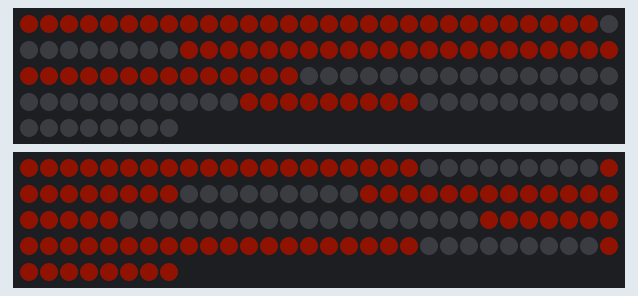
A sketch run on a simulated ESP32. On the bench: 2 × 128 RGB LEDs in strip order, left to right, continuing on the next row. Dim RGB values are drawn brighter than linear; WiFi joins after 1.5 s; servers stay silent unless stated; the local clock reads 2024-03-15 10:24:30 at power-on unless the sketch sets it; what the sketch prints to the serial monitor is not drawn.

Above: at 1.6 s.
At 121.6 s:
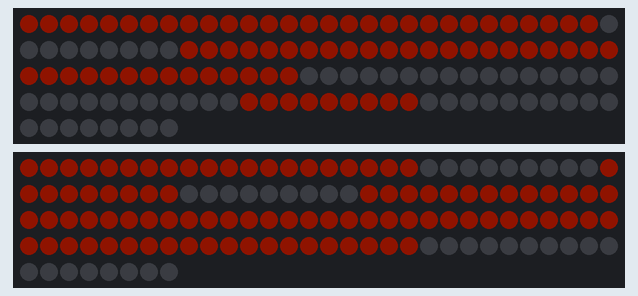

Measured:
- what the display in image 0 shows lasts 60.0 s, from 1.5 s to 61.5 s

The sketch:

7_segment_clock.ino
```cpp
#include <FastLED.h>
#include <WiFi.h>
#include "time.h"

#define NUM_LEDS 128
#define DATA_PIN_LEFT 19
#define DATA_PIN_RIGHT 32

const char* ssid       = "2=={::::::::::>";
const char* password   = "7NBMXRTKEP";

const char* ntpServer = "pool.ntp.org";
const long  gmtOffset_sec = 43200;
const int   daylightOffset_sec = 0; //3600

byte hour;
byte minute;

bool separatorsOn = false;

CRGB ledsLeft[NUM_LEDS];
CRGB ledsRight[NUM_LEDS];

/*

         A
        ----
      F \    \ B
         \____\
        E \ G  \ C
           \____\
              D

HOUR
DOT 0,1
B 2,10
A 11,19
F 20,28
G 29,37
C 38,46
D 47,55
E 56,64
B 65,73
A 74,82
F 83,91
G 92,100
C 101,109
D 110,118
E 119,127

MINUTE
DOT 0,1
E 2,10
D 11,19
C 20,28
G 29,37
F 38,46
A 47,55
B 56,64
E 65,73
D 74,82
C 83,91
G 92,100
F 101,109
A 110,118
B 119,127

0 ABCDEF
1 BC
2 ABDEG
3 ABCDG
4 BCFG
5 ACDFG
6 CDEFG
7 ABC
8 ABCDEFG
9 ABCFG


 */
//                                                           INDEX SEGMENT MAPPINGS
//                                            INSIDE                   |                 OUTSIDE
//                  HOUR   DOT  B    A     F     G      C     D     E     B     A     F     G      C       D       E
//                  MINUTE DOT  E    D     C     G      F     A     B     E     D     C     G      F       A       B
//                         0 1 2 3  4  5  6  7  8  9  10 11 12 13 14 15 16 17 18 19 20 21 22 23  24  25  26  27  28  29
//start and end index     {0,1,2,10,11,19,20,28,29,37,38,46,47,55,56,64,65,73,74,82,83,91,92,100,101,109,110,118,119,127};

//==================================== LED INDEX MAPPINGS FOR SEGMENTS ====================================

//                                   A    B    C    D    E    F    G
const byte hourTensDigits[10][7] = {{74,  65,  101, 110, 119, 83,  0},  //0
                                    {0,   65,  101, 0,   0,   0,   0},  //1
                                    {74,  65,  0,   110, 119, 0,   92}, //2
                                    {74,  65,  101, 110, 0,   0,   92}, //3
                                    {0,   65,  101, 0,   0,   83,  92}, //4
                                    {74,  0,   101, 110, 0,   83,  92}, //5
                                    {0,   0,   101, 110, 119, 83,  92}, //6
                                    {74,  65,  101, 0,   0,   0,   0},  //7
                                    {74,  65,  101, 110, 119, 83,  92}, //8
                                    {74,  65,  101, 0,   0,   83,  92}};//9

//                                   A    B    C    D    E    F    G
const byte hourOnesDigits[10][7] = {{11,  2,   38,  47,  56,  20,  0},  //0
                                    {0,   2,   38,  0,   0,   0,   0},  //1
                                    {11,  2,   0,   47,  56,  0,   29}, //2
                                    {11,  2,   38,  47,  0,   0,   29}, //3
                                    {0,   2,   38,  0,   0,   20,  29}, //4
                                    {11,  0,   38,  47,  0,   20,  29}, //5
                                    {0,   0,   38,  47,  56,  20,  29}, //6
                                    {11,  2,   38,  0,   0,   0,   0},  //7
                                    {11,  2,   38,  47,  56,  20,  29}, //8
                                    {11,  2,   38,  0,   0,   20,  29}};//9

//                                     A    B    C    D    E    F    G
const byte minuteTensDigits[10][7] = {{47,  56,  20,  11,  2,   38,  0},  //0
                                      {0,   56,  20,  0,   0,   0,   0},  //1
                                      {47,  56,  0,   11,  2,   0,   29}, //2
                                      {47,  56,  20,  11,  0,   0,   29}, //3
                                      {0,   56,  20,  0,   0,   38,  29}, //4
                                      {47,  0,   20,  11,  0,   38,  29}, //5
                                      {0,   0,   20,  11,  2,   38,  29}, //6
                                      {47,  56,  20,  0,   0,   0,   0},  //7
                                      {47,  56,  20,  11,  2,   38,  29}, //8
                                      {47,  56,  20,  0,   0,   38,  29}};//9

//                                     A    B    C    D    E    F    G
const byte minuteOnesDigits[10][7] = {{110, 119, 83,  74,  65,  101, 0},  //0
                                      {0,   119, 83,  0,   0,   0,   0},  //1
                                      {110, 119, 0,   74,  65,  0,   92}, //2
                                      {110, 119, 83,  74,  0,   0,   92}, //3
                                      {0,   119, 83,  0,   0,   101, 92}, //4
                                      {110, 0,   83,  74,  0,   101, 92}, //5
                                      {0,   0,   83,  74,  65,  101, 92}, //6
                                      {110, 119, 83,  0,   0,   0,   0},  //7
                                      {110, 119, 83,  74,  65,  101, 92}, //8
                                      {110, 119, 83,  0,   0,   101, 92}};//9


void displayDigit(byte digitIndex, byte numberToDisplay){
  switch(digitIndex){
    case 0: //hourTens
      for(byte i = 0; i < 7; i++){
        if(hourTensDigits[numberToDisplay][i] != 0){
          for(byte j = hourTensDigits[numberToDisplay][i]; j < hourTensDigits[numberToDisplay][i]+9; j++){
            ledsLeft[j] = CRGB(254, 40, 3); //254, 72, 3
          }
        }
      }
      break;
    case 1: //hourOnes
      for(byte i = 0; i < 7; i++){
        if(hourOnesDigits[numberToDisplay][i] != 0){
          for(byte j = hourOnesDigits[numberToDisplay][i]; j < hourOnesDigits[numberToDisplay][i]+9; j++){
            ledsLeft[j] = CRGB(254, 40, 3);
          }
        }
      }
      break;
    case 2: //minuteTens
      for(byte i = 0; i < 7; i++){
        if(minuteTensDigits[numberToDisplay][i] != 0){
          for(byte j = minuteTensDigits[numberToDisplay][i]; j < minuteTensDigits[numberToDisplay][i]+9; j++){
            ledsRight[j] = CRGB(254, 40, 3);
          }
        }
      }
      break;
    case 3: //minuteOnes
      for(byte i = 0; i < 7; i++){
        if(minuteOnesDigits[numberToDisplay][i] != 0){
          for(byte j = minuteOnesDigits[numberToDisplay][i]; j < minuteOnesDigits[numberToDisplay][i]+9; j++){
            ledsRight[j] = CRGB(254, 40, 3);
          }
        }
      }
      break;
  }
}


void printLocalTime()
{
  struct tm timeinfo;
  if(!getLocalTime(&timeinfo)){
    Serial.println("Failed to obtain time");
    return;
  }
  Serial.println(&timeinfo, "%A, %B %d %Y %H:%M:%S");
  hour = timeinfo.tm_hour;
  minute = timeinfo.tm_min;

  //convert to 12 hour
  if(hour > 12){
    hour -= 12;
  }


  byte hourOnes = (hour%10); //change to hour
  byte hourTens = ((hour/10)%10); //change to hour
  byte minuteOnes = (minute%10);
  byte minuteTens = ((minute/10)%10);

  clearAllDigits();

  if(hour >= 10){ //remove leading 0 for hour
    displayDigit(0,hourTens);
  }
  displayDigit(1,hourOnes);
  displayDigit(2,minuteTens);
  displayDigit(3,minuteOnes);
  FastLED.show();


}

void toggleSeparators(){
  if(separatorsOn){ //if on then turn off
    for(int i = 0; i < 2; i++){
      ledsLeft[i] = CRGB(0,0,0);
      ledsRight[i] = CRGB(0,0,0);
    }
  }
  else{ //if off then turn on
    for(int i = 0; i < 2; i++){
      ledsLeft[i] = CRGB(254, 40, 3);
      ledsRight[i] = CRGB(254, 40, 3);
    }
  }
  FastLED.show();
}

void clearAllDigits(){
  for(int i = 2; i < NUM_LEDS; i++){
    ledsLeft[i] = CRGB(0,0,0);
    ledsRight[i] = CRGB(0,0,0);
  }
}

void setup() {
  FastLED.addLeds<NEOPIXEL, DATA_PIN_LEFT>(ledsLeft, NUM_LEDS);
  FastLED.addLeds<NEOPIXEL, DATA_PIN_RIGHT>(ledsRight, NUM_LEDS);

  FastLED.setMaxPowerInVoltsAndMilliamps(5,200);
  FastLED.clear();

  Serial.begin(115200);

  //connect to WiFi
  Serial.printf("Connecting to %s ", ssid);
  WiFi.begin(ssid, password);
  while (WiFi.status() != WL_CONNECTED) {
      delay(500);
      Serial.print(".");
  }
  Serial.println(" CONNECTED");

  //init and get the time
  configTime(gmtOffset_sec, daylightOffset_sec, ntpServer);
  printLocalTime();

  //disconnect WiFi as it's no longer needed
  WiFi.disconnect(true);
  WiFi.mode(WIFI_OFF);

  toggleSeparators(); //off initially so this will turn them on
}

void loop() {
  /*
  for(int i = 0; i < NUM_LEDS; i++){
    ledsLeft[i] = CHSV(255,255,255);
    ledsRight[i] = CHSV(175,255,255);
    FastLED.show();
    delay(1);
    FastLED.clear();
  }
  */

  printLocalTime();
  delay(60000);

  /*
  for(byte i = 0; i < 10; i++){
    clearAllDigits();
    displayDigit(0,i);
    displayDigit(1,i);
    displayDigit(2,i);
    displayDigit(3,i);
    FastLED.show();
    delay(1000);
  }
  */

}
```
